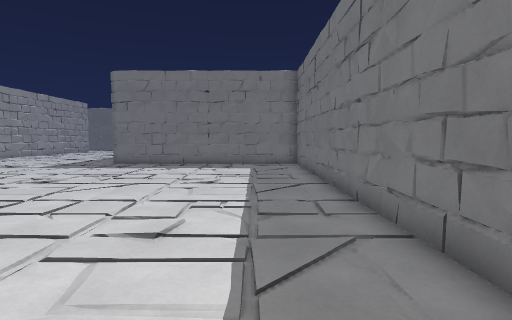
View 1 (above)

22 first-person views from a walk through a level from a Godot 3-D game. The camera is 1.4 m above the floor, tilts 4° down and sees 80° across. The floor is counted in squares, 1 m on a side. Each view is taken from the middle of a square. On the plan, view 1 faces up. The plan holds only what a view shows up to about 14 squares ahead; the rest is blank. The place goes on beyond the plan. Surface patterns are stand-ins for the level's own textures.

View 2
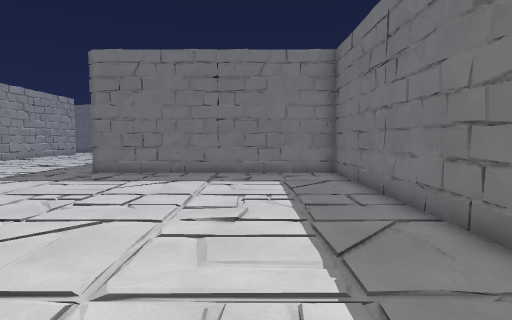

View 3
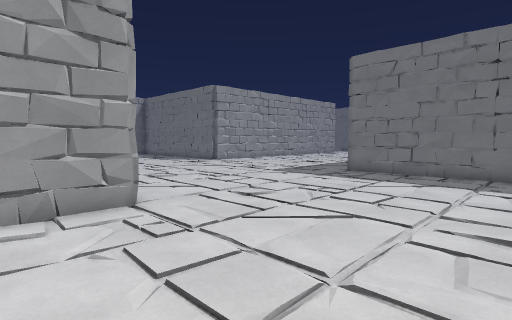

View 4
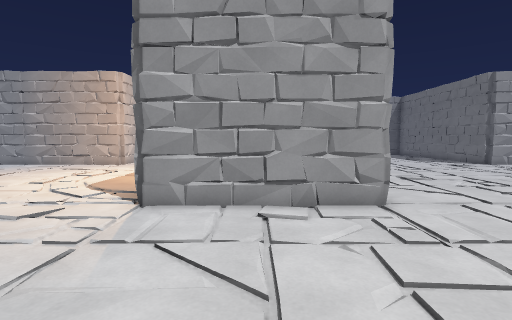

View 5
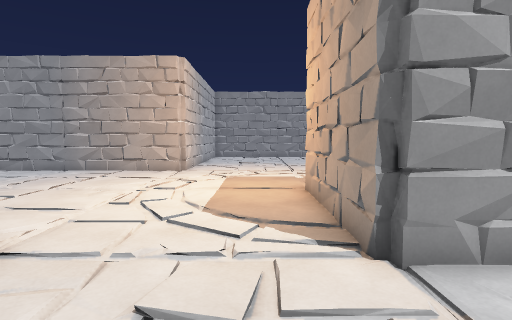

View 6
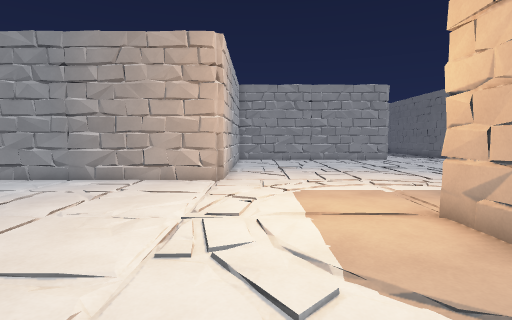

View 7
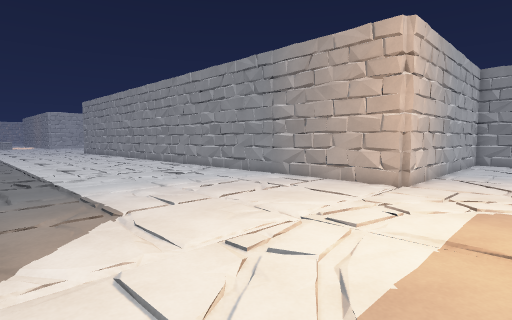

View 8
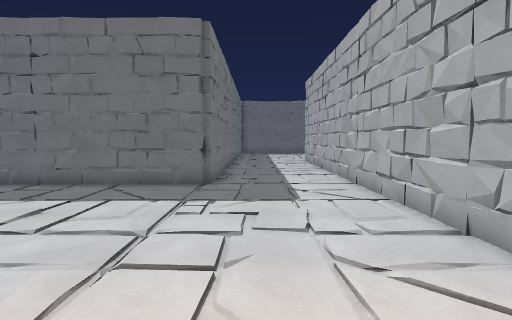

View 9
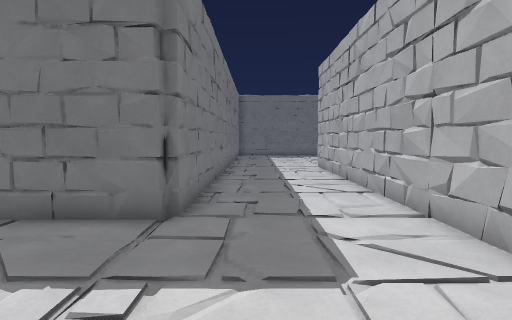

View 10
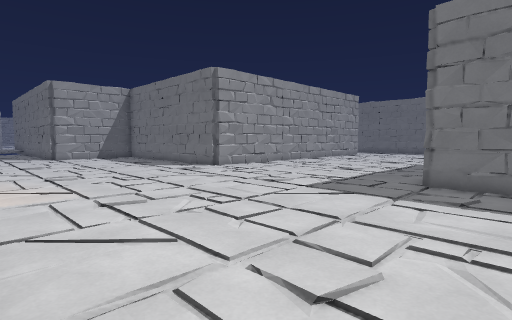

View 11
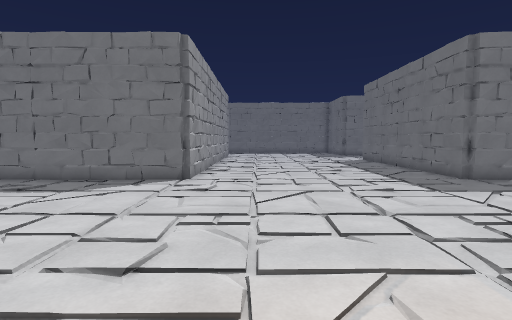

View 12
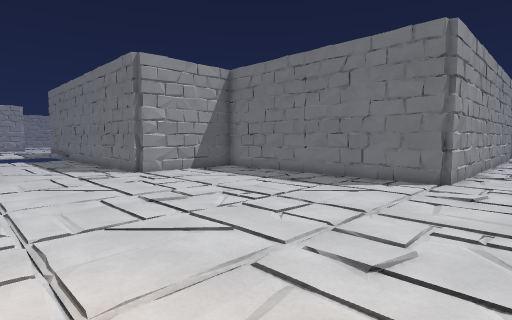

View 13
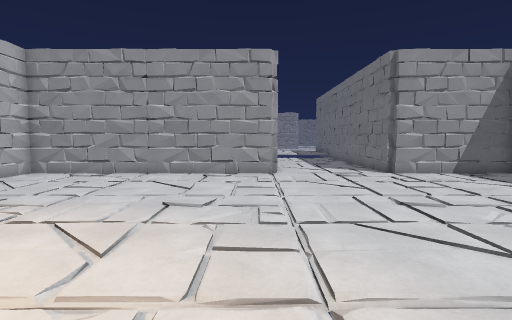

View 14
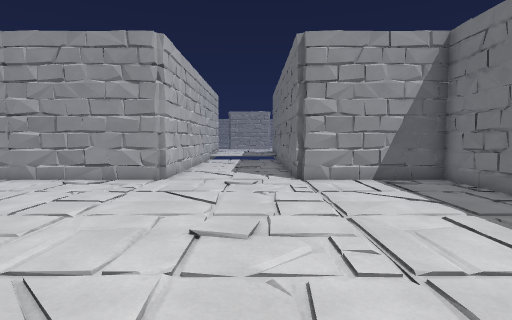

View 15
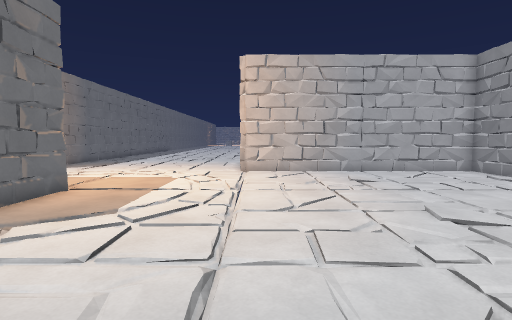

View 16
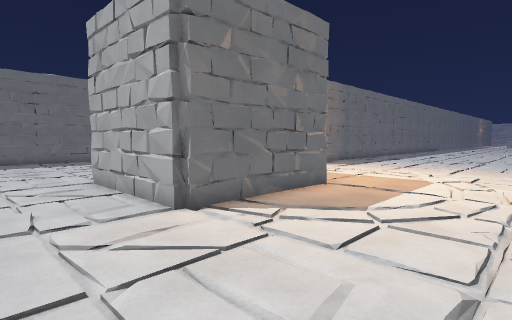

View 17
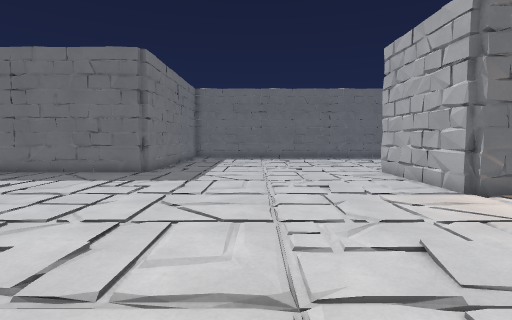

View 18
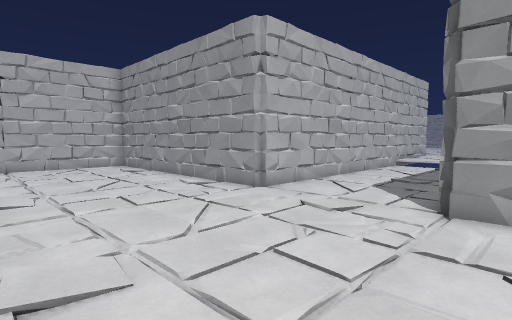

View 19
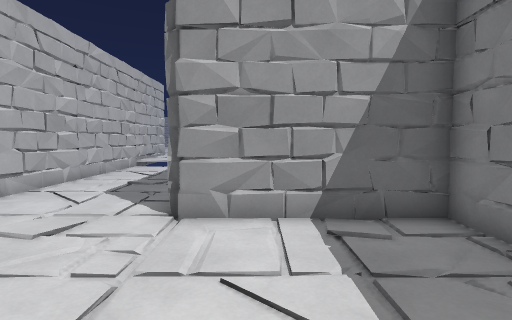

View 20
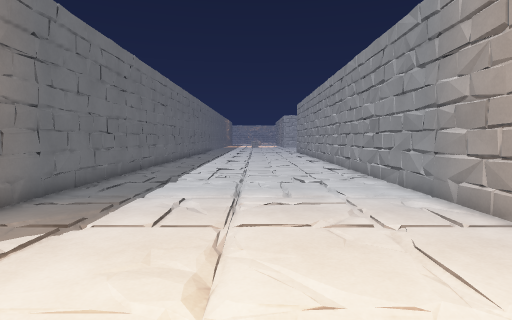

View 21
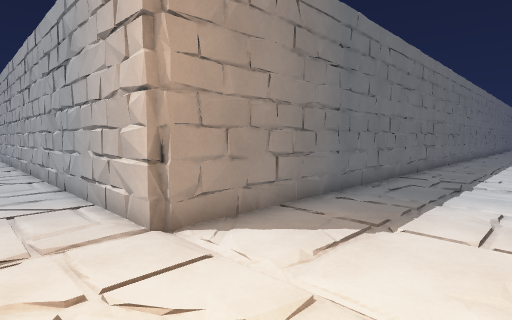

View 22
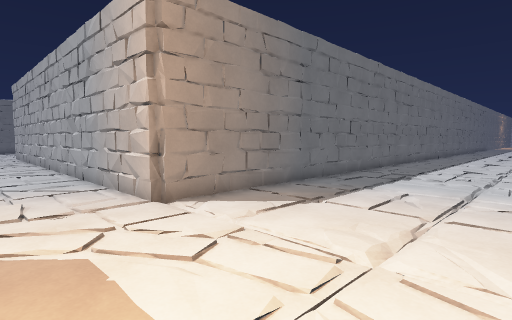

### Floor plan
Key: @ floor where view 1 was taken; # wall or solid block; . floor; / step, stairs or slope.
Columns run from 33 left of view 1 to 11 right of it. Each row starts with its distance up from view 1.
 20                #.........#
 19                #.........#
 18                #.........#
 17      ###########.........###########
 16      #.............................#
 15      #.............................#
 14      #.............................#
 13      #.............................#
 12   ####.............................#
 11   .................................#
 10 ...................................#
  9 ...................................#
  8 ...................................#
  7 ######...............#####.........#
  6      #..............##   #.........#
  5      #..............#    #.........#
  4      #..............#    #.........#
  3      #..............#    #.........#
  2      #..............######.........##########
  1      #..................##...................
  0      #...........................@...........
 -1      #.......................................
 -2      #......................................
 -3      ###########..........###################
 -4                #.........##
 -5                #.........#
 -6                #.........#
 -7                #.........#
 -8                #.........#
 -9                #.........#
-10                #../..../.#
-11                #../..../.#
-12                #.........#
-13                #.........#
-14                #.........#
-15                # ........#

Positions as (right, up) in squares from view 1, and headings:
1: (0, 0), facing up
2: (-1, 4), facing up
3: (-1, 4), facing up-left
4: (-1, 4), facing left
5: (-4, 0), facing left
6: (-7, -2), facing left
7: (-8, 0), facing down-left
8: (-7, 0), facing right
9: (-3, 0), facing right
10: (-5, 7), facing up-left
11: (-15, 6), facing up
12: (-15, 6), facing up-left
13: (-15, 6), facing left
14: (-17, 10), facing left
15: (-18, 10), facing down
16: (-18, 10), facing down-right
17: (-20, 12), facing right
18: (-21, 13), facing down-left
19: (-22, 13), facing left
20: (-13, -1), facing down
21: (-12, -1), facing down-right
22: (-14, 0), facing down-right
